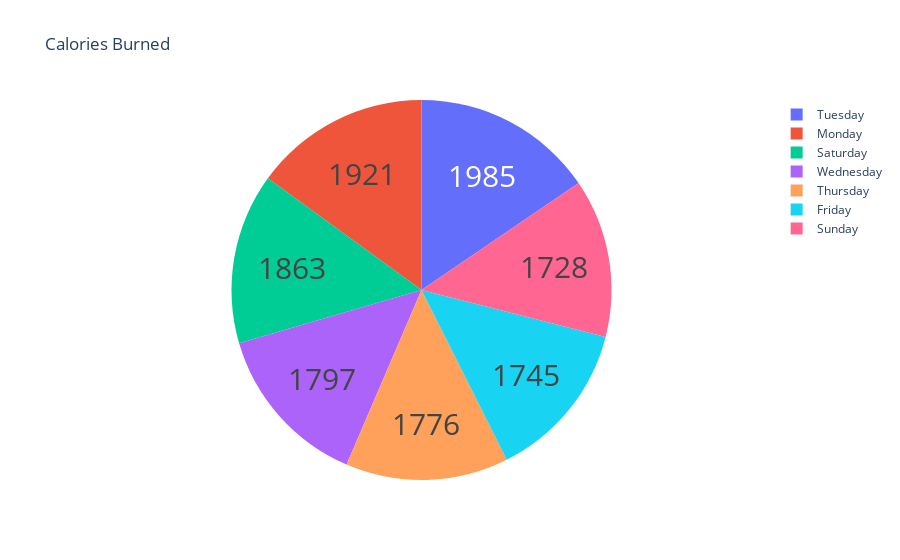

Write notebook code for a chart like this one.
### Code cell
fig2 = go.Figure(data=[go.Pie(labels=labels, values=active, pull=[0, 0, 0, 0])])
fig2.update_layout(title_text=' Calories Burned')
fig2.update_traces(hoverinfo='label+percent',textinfo='value',textfont_size=30)
fig2.show()

### Figure 1 — Plotly figure (JSON) as saved in the notebook; plotly's stock layout.template omitted (floating-point values rounded to 4 significant figures; data arrays with more than 128 entries replaced by an {"elided": "..."} marker saying what was removed)
{"data": [{"hoverinfo": "label+percent", "labels": ["Tuesday", "Wednesday", "Thursday", "Friday", "Saturday", "Sunday", "Monday"], "pull": [0, 0, 0, 0], "textfont": {"size": 30}, "textinfo": "value", "type": "pie", "values": {"elided": "940 int values"}}], "layout": {"title": {"text": " Calories Burned"}}}
